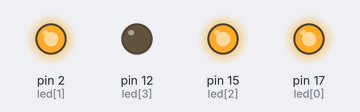
Bench run of a sketch on a simulated Arduino Uno, built with avr-gcc and run on an emulated ATmega328P. Shown: output pins drawn as LEDs (lit = HIGH).

Above: at 0.29 s.
At 0.5 s:
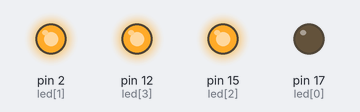
Timing chart, 0 to 3.0 s (numbered marks = the images above):
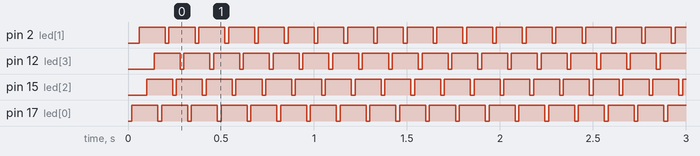

The sketch:

Lab5.1.ino.ino
```cpp
int led[4] = { 17, 2, 15, 12 };
void setup() {
  Serial.begin(115200);
  pinMode(led[0], OUTPUT);
  pinMode(led[1], OUTPUT);
  pinMode(led[2], OUTPUT);
  pinMode(led[3], OUTPUT);
}

void loop() {
  digitalWrite(17, LOW);
  delay(20);
  digitalWrite(17, HIGH);
  delay(20);
  digitalWrite(2, LOW);
  delay(20);
  digitalWrite(2, HIGH);
  delay(20);
  digitalWrite(15, LOW);
  delay(20);
  digitalWrite(15, HIGH);
  delay(20);
  digitalWrite(12, LOW);
  delay(20);
  digitalWrite(12, HIGH);
  delay(20);
}
```

Measured:
- by itself, pin 2 (led[1]), pin 12 (led[3]), pin 15 (led[2]), pin 17 (led[0]): alternates HIGH for 0.14 s and LOW for 0.02 s
